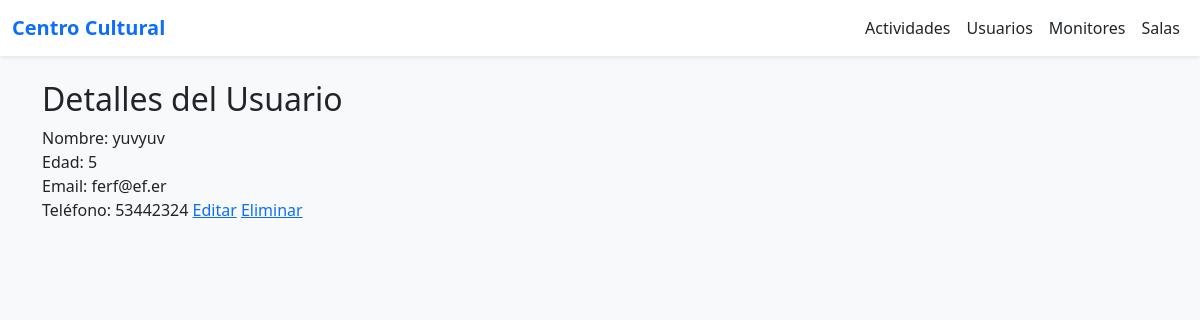
The app's page /usuarios/3/ with its own data.
### app_bbdd/models.py (models this page shows, shortened)
class UsuarioInscrito(models.Model):
    nombre = models.CharField(max_length=100)
    edad = models.PositiveIntegerField()
    email = models.EmailField()
    telefono = models.CharField(max_length=20)

### app_bbdd/views.py (the view)
# urls.py: path('<int:id>/', views.detalle_usuario, name='detalle_usuario'),
def detalle_usuario(request, id):
    usuario = get_object_or_404(UsuarioInscrito, id=id)
    return render(request, 'usuarios/detalle_usuario.html', {'usuario': usuario})

### app_bbdd/templates/usuarios/detalle_usuario.html
{% extends 'base.html' %}
{% block content %}
<h2>Detalles del Usuario</h2>
        <div class="campo">
            <span>Nombre:</span> {{ usuario.nombre }}
        </div>
        <div class="campo">
            <span>Edad:</span> {{ usuario.edad }}
        </div>
        <div class="campo">
            <span>Email:</span> {{ usuario.email }}
        </div>
        <div class="campo">
            <span>Teléfono:</span> {{ usuario.telefono }}
<a href="{% url 'editar_usuario' id=usuario.id %}" class="back-link">Editar</a>
<a href="{% url 'eliminar_usuario' usuario.id %}">Eliminar</a>
{% endblock %}

### records on screen
UsuarioInscrito: nombre "yuvyuv", edad "5", email "ferf@ef.er", telefono "53442324"
